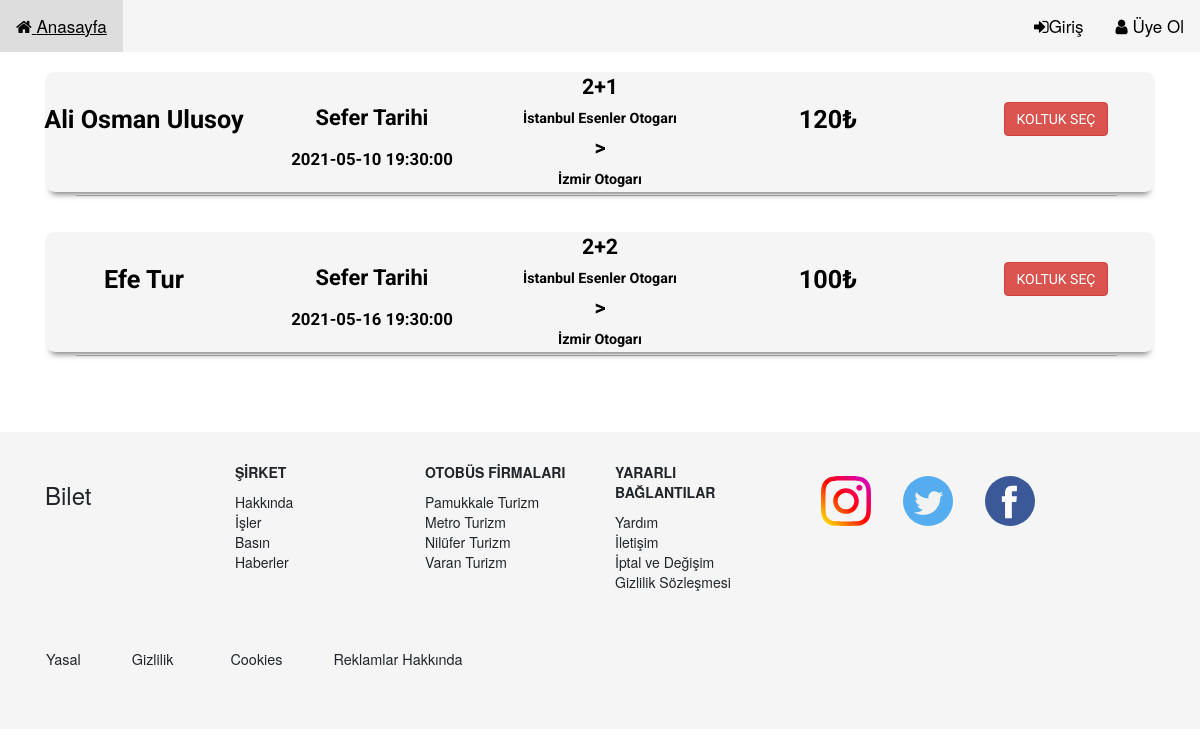
The app's page /populer2.php with its own data.
### tables this page shows
CREATE TABLE `seferler` (
  `id` int(11) NOT NULL,
  `otobus_id` int(11) DEFAULT NULL,
  `kalkis` int(11) DEFAULT NULL,
  `varis` int(11) DEFAULT NULL,
  `k_tarih` datetime DEFAULT NULL,
  `v_tarih` datetime DEFAULT NULL,
  `fiyat` int(11) DEFAULT NULL,
  `firma_id` int(11) DEFAULT NULL,
  `sorumlu_id` int(11) DEFAULT NULL,
  `guzergah_id` int(11) DEFAULT NULL
);

CREATE TABLE `firmalar` (
  `id` int(11) NOT NULL,
  `firma_adi` text DEFAULT NULL
);

CREATE TABLE `otobusler` (
  `id` int(11) NOT NULL,
  `marka_model` varchar(100) DEFAULT NULL,
  `cikis_yili` smallint(4) DEFAULT NULL,
  `tipi` enum('2+1','2+2') DEFAULT NULL,
  `kapasite` int(11) DEFAULT NULL,
  `plaka` varchar(10) DEFAULT NULL
);

### populer2.php (the view, shortened to what this page needs)
<!DOCTYPE html>
<html lang="tr">
<head>
    <link href="//netdna.bootstrapcdn.com/bootstrap/3.2.0/css/bootstrap.min.css" rel="stylesheet" id="bootstrap-css">
    <link href="//maxcdn.bootstrapcdn.com/font-awesome/4.2.0/css/font-awesome.min.css" rel="stylesheet">
    <link rel="stylesheet" href="css/bootstrap.min.css">
    <link rel="stylesheet" href="style.css">
    <link rel="stylesheet" href="https://maxcdn.bootstrapcdn.com/bootstrap/3.4.1/css/bootstrap.min.css">
</head>
<body>
    <?php
    include('ust_menu.php');
    include('uye_ol.php');
    $sorgu = $db->prepare("SELECT
    s.id,
    fiyat,
    k_tarih,
    firma_adi,
    tipi,
    kapasite,
    (SELECT adi FROM duraklar WHERE durak_id=s.kalkis)kalkis_adi,
    (SELECT adi FROM duraklar WHERE durak_id=s.varis)varis_adi
    FROM seferler s
    INNER JOIN firmalar f ON s.firma_id = f.id
    INNER JOIN otobusler o ON s.otobus_id = o.id
    WHERE kalkis = 48 AND varis = 50");
    $sorgu->execute();
    ?>
    <?php
    if ($sorgu->rowCount() > 0) {
        while ($row = $sorgu->fetch(PDO::FETCH_ASSOC)) {
            $id = $row['id'];
            $k_tarih = $row['k_tarih'];
            $fiyat = $row['fiyat'];
            $kalkis_adi = $row['kalkis_adi'];
            $varis_adi = $row['varis_adi'];
            $firma_adi = $row['firma_adi'];
            $tipi = $row['tipi'];
    ?>
            <br>
            <div class="container">
                <div class="bilet-sec" id="bilet-sec-<?php echo $id ?>">
                    <div class="row">
                        <div class="col">
                            <label for="firma" type="text" style="font-size:150%" class="mt-5"><?= $firma_adi ?></label>
                        </div>
                        <div class="col">
                            <label for="firma" style="font-size:130%" class="mt-5">Sefer Tarihi</label>
                            <label for="firma" class="mt-3"><?= $k_tarih ?></label>
                        </div>
                        <div class="col" style="font-size:85%">
                            <label for="tipi" style="font-size:150%"><?= $tipi ?></label>
                            <br>
                            <label for="firma"><?= $kalkis_adi ?></label>
                            <br>
                            <label for="" style="font-size:150%">></label>
                            <br>
                            <label for="firma"><?= $varis_adi ?></label>
                            <br>
                        </div>
                        <div class="col">
                            <label for="firma" style="font-size:150%" class="mt-5"><?= $fiyat ?>₺</label>
                        </div>
                        <div class="col">
                            <a href="#<?php echo $id ?>" name="count" value=<?php echo $id ?> class="btn btn-danger mt-5 koltuk-sec" id="koltuk-sec_<?php echo $id ?>" onclick="koltuk_sec(<?php echo $id; ?>)">KOLTUK SEÇ</a>
                        </div>
                        <hr style="width: 90%; margin-left:4%;">
                        <form action="bilet_al.php" method="get">
                            <div class="row">
                        </form>
                        <div class="col-sm-2 " style="margin-top:15%;">
                        </div>
                    </div>
                </div>
            </div>
            <br>
    <?php
        }
    }
    ?>
    <br>
    <br>
    <br>
    <?php
    include('footer.php');
    ?>
</body>
</html>

### style.css (style rules this page uses)
.bilet-sec { margin: 0; width: 100%; height: 120px; background-color: whitesmoke; text-align: center; font-size: 120%; color: black; font-family: 'Roboto', sans-serif; text-decoration: none; border-radius: 10px; -webkit-box-shadow: 0 8px 6px -6px #777; -moz-box-shadow: 0 8px 6px -6px #777; box-shadow: 0 8px 6px -6px #777; }

### records on screen
seferler: firma.firma_adi "Ali Osman Ulusoy", k_tarih "2021-05-10 19:30:00", otobus.tipi "2+1", kalkis_adi "İstanbul Esenler Otogarı", varis_adi "İzmir Otogarı", fiyat "120", $id 45 (drawn)
seferler: firma.firma_adi "Efe Tur", k_tarih "2021-05-16 19:30:00", otobus.tipi "2+2", kalkis_adi "İstanbul Esenler Otogarı", varis_adi "İzmir Otogarı", fiyat "100", $id 46 (drawn)
